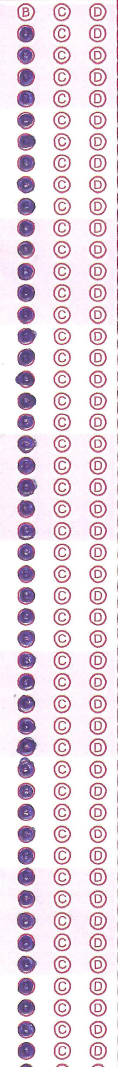
#> input picture images/omr_sheet.jpg, 352 x 3201 px (shown at 1/3 size)
$ python test.py
#> lines starting #> are read from the running program, lines starting #| are printed output that depends on the picture; after the words box and inside, x2 and y2 are one past the last pixel; in counts of white or black regions, pixels touching at a corner belong together
import cv2
import numpy as np
from matplotlib import pyplot as plt

"""
img = cv2.imread('images/A.png', 0)

template = cv2.imread('images/A_Orig.png', 0)
h, w = template.shape

res = cv2.matchTemplate(img,template,cv2.TM_CCOEFF_NORMED)
threshold = 0.8
loc = np.where( res >= threshold)
for pt in zip(*loc[::-1]):
    cv2.rectangle(img, pt, (pt[0] + w, pt[1] + h), (0,0,255), 2)

cv2.imwrite('res.png',img)


# img = cv2.imread('images/B_Orig.png')
img = cv2.imread('images/Ex.jpg')
lower_bound = (0,0,0)
upper_bound = (180,180,180)
mask = cv2.inRange(img, lower_bound, upper_bound)
plt.imshow(mask, cmap='gray')
plt.show()
"""

import cv2
import numpy as np

# read image
img = cv2.imread('images/omr_sheet.jpg')
#> img is the input picture: shape (3201, 352, 3); mean B, G, R 227, 217.6, 231.9
h, w = img.shape[:2]
#> h = 3201; w = 352

# trim 15 from bottom and 5 from right to remove partial answer and extraneous red
img = img[0:h-15, 0:w-5]
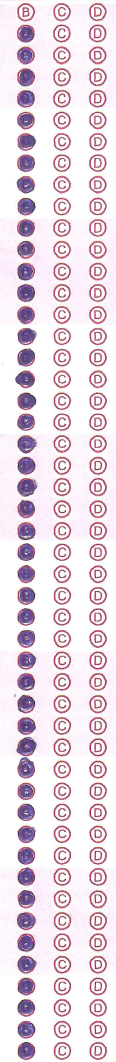
#> img: shape (3186, 347, 3) (shown at 1/3 size); mean B, G, R 226.9, 217.4, 231.8

# threshold on white color
lower=(225,225,225)
upper=(255,255,255)
thresh = cv2.inRange(img, lower, upper)
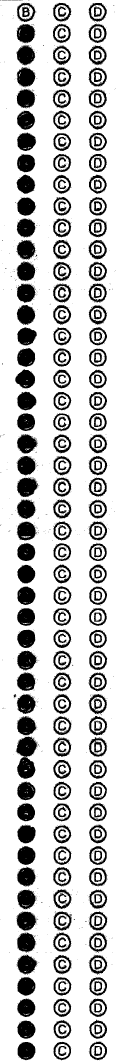
#> thresh: shape (3186, 347) (shown at 1/3 size); 77.7% white; 2090 black regions (1847 under 20 px), largest, box (x1, y1, x2, y2) and area: (48, 2209, 113, 2336) 5272, (51, 1432, 116, 1491) 2665, (49, 2735, 110, 2793) 2500
thresh = 255 - thresh

# apply morphology close
kernel = cv2.getStructuringElement(cv2.MORPH_ELLIPSE, (15,15))
morph = cv2.morphologyEx(thresh, cv2.MORPH_OPEN, kernel)
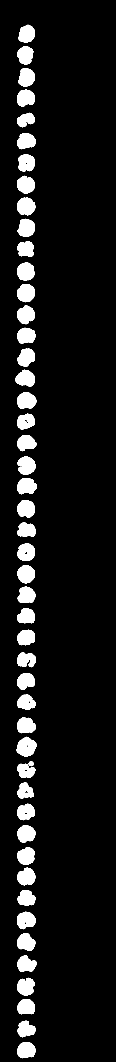
#> morph: shape (3186, 347) (shown at 1/3 size); 8.8% white; 49 white regions, largest, box (x1, y1, x2, y2) and area: (50, 2210, 110, 2270) 2507, (53, 1368, 106, 1425) 2247, (52, 852, 105, 907) 2244
kernel = cv2.getStructuringElement(cv2.MORPH_ELLIPSE, (7,7))
morph = cv2.morphologyEx(morph, cv2.MORPH_CLOSE, kernel)
#> morph: shape (3186, 347); 8.9% white; 48 white regions

# get contours
result = img.copy()
contours = cv2.findContours(morph, cv2.RETR_EXTERNAL, cv2.CHAIN_APPROX_NONE)
#> contours = 48 contours; largest, box (x1, y1, x2, y2) and area: (50, 2210, 110, 2270) 2460, (53, 1368, 106, 1425) 2200, (52, 852, 105, 907) 2180, (53, 593, 106, 646) 2168, (52, 787, 104, 842) 2164
contours = contours[0] if len(contours) == 2 else contours[1]
print("count:", len(contours))
#| count: 48
print('')
i = 1
for cntr in contours:
    M = cv2.moments(cntr)
    cx = int(M["m10"] / M["m00"])
    cy = int(M["m01"] / M["m00"])
    cv2.circle(result, (cx, cy), 20, (0, 255, 0), -1)
    pt = (cx,cy)
    print("circle #:",i, "center:",pt)
    i = i + 1
#> this loop made 48 passes
#> (cx, cy) on passes 1 to 12: (78, 3150), (77, 3087), (78, 3020), (77, 2959), (78, 2892), (77, 2826), (77, 2760), (78, 2694), (79, 2630), (78, 2567), (78, 2501), (77, 2435)
#| circle #: 1 center: (78, 3150)
#| circle #: 2 center: (77, 3087)
#| circle #: 3 center: (78, 3020)
#| circle #: 4 center: (77, 2959)
#| circle #: 5 center: (78, 2892)
#| circle #: 6 center: (77, 2826)
#| circle #: 7 center: (77, 2760)
#| circle #: 8 center: (78, 2694)
#> (further printed lines are left out)
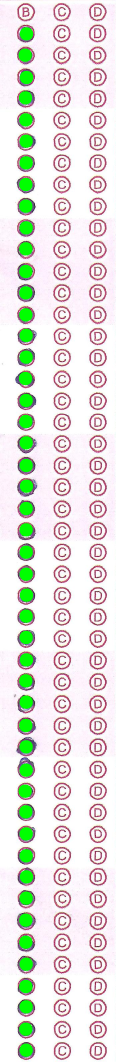
#> result: shape (3186, 347, 3) (shown at 1/3 size); 5.46% of pixels changed, all inside (x1, y1, x2, y2) = (55, 81, 100, 3171)
#> after the loop, i = 49

# save results
cv2.imwrite('omr_sheet_thresh2.png',thresh)
cv2.imwrite('omr_sheet_morph2.png',morph)
cv2.imwrite('omr_sheet_result2.png',result)

# show results
cv2.imshow("thresh", thresh)
# cv2.imshow("morph", morph)
# cv2.imshow("result", result)

cv2.waitKey(0)
cv2.destroyAllWindows()

$ run again, with images/Score.jpeg copied over images/omr_sheet.jpg
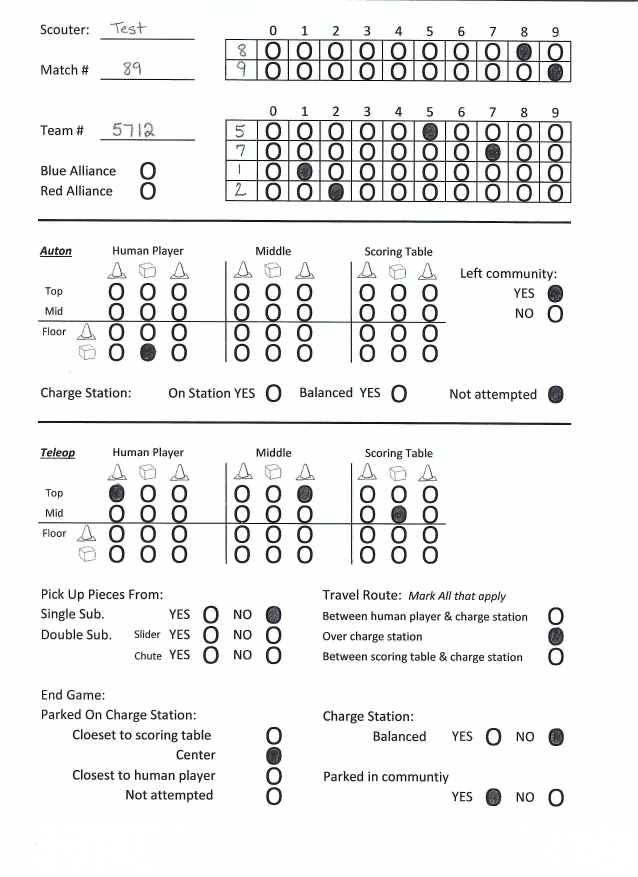
#> input picture images/Score.jpeg, 2550 x 3507 px (shown at 1/4 size)
#> img is the input picture: shape (3507, 2550, 3); mean B, G, R 238.1, 238.2, 237.7
#> img: shape (3492, 2545, 3)
#> `thresh = cv2.inRange(img, lower, upper)`:
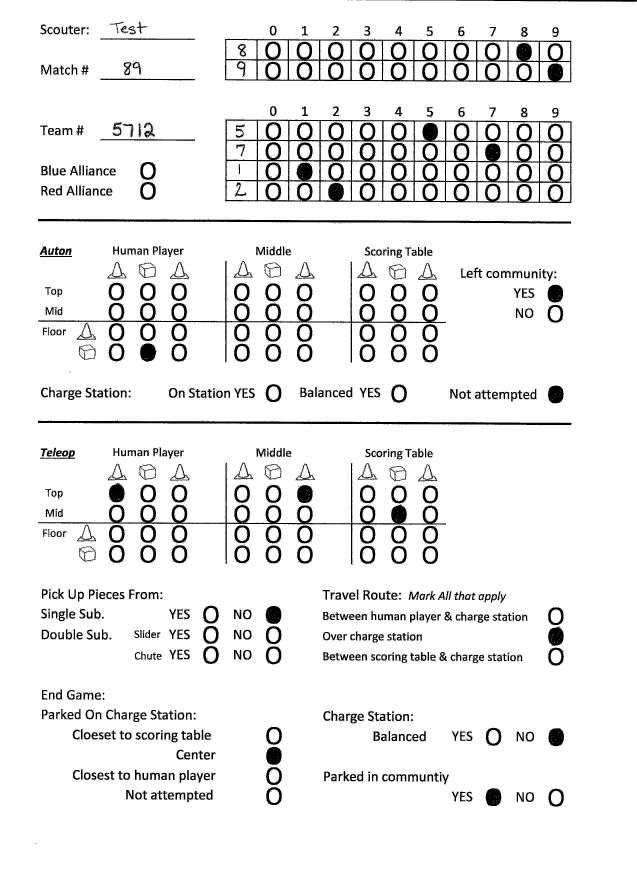
#> thresh: shape (3492, 2545) (shown at 1/4 size); 92.3% white; 12171 black regions (11484 under 20 px), largest, box (x1, y1, x2, y2) and area: (901, 477, 2288, 814) 128054, (898, 154, 2286, 330) 67181, (152, 1850, 1784, 2258) 29391
#> `morph = cv2.morphologyEx(thresh, cv2.MORPH_OPEN, kernel)`:
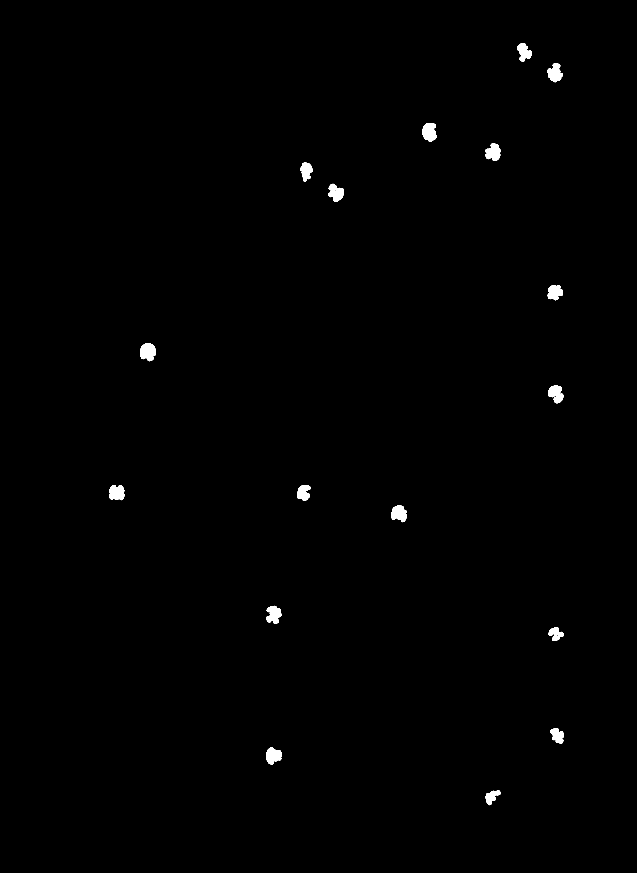
#> morph: shape (3492, 2545) (shown at 1/4 size); 0.51% white; 17 white regions, largest, box (x1, y1, x2, y2) and area: (561, 1374, 624, 1445) 3412, (1690, 492, 1747, 567) 3210, (437, 1940, 497, 2001) 2979
#> contours = 17 contours; largest, box (x1, y1, x2, y2) and area: (561, 1374, 624, 1445) 3334, (1690, 492, 1747, 567) 3146, (1565, 2021, 1626, 2089) 2924, (437, 1940, 497, 2001) 2921, (1942, 574, 2002, 644) 2876
#| count: 17
#> the loop `for cntr in contours:` made 17 passes
#> (cx, cy) on passes 1 to 8: (1967, 3186), (1092, 3022), (2229, 2942), (2222, 2535), (1094, 2457), (1595, 2053), (1213, 1970), (466, 1970)
#> (printed output is left out)
#> after the loop `for cntr in contours:`: i = 18
